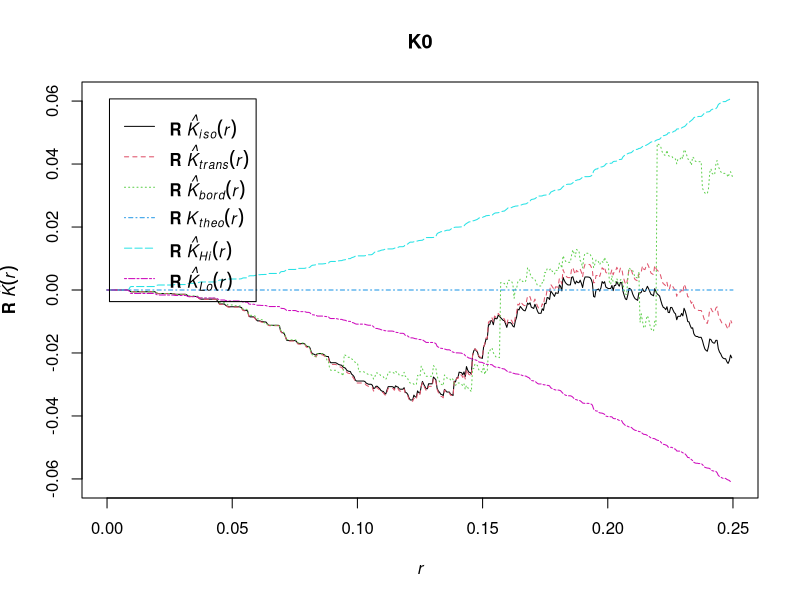
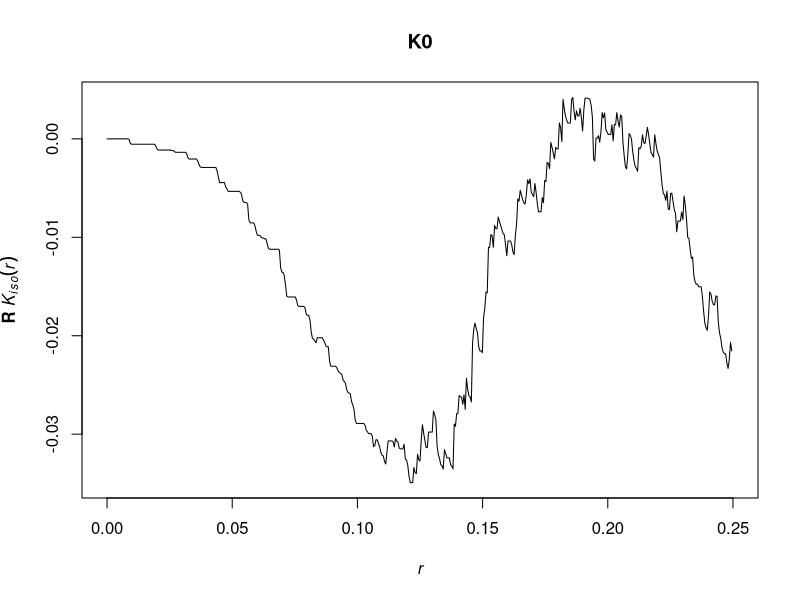

Recreate these plots in R, in order.
library(spatstat)


### Name: Kres
### Title: Residual K Function
### Aliases: Kres
### Keywords: spatial models

### ** Examples

    data(cells)
    fit0 <- ppm(cells, ~1) # uniform Poisson
    ## Don't show: 
    fit0 <- ppm(cells, ~1, nd=16)
## End(Don't show)
    K0 <- Kres(fit0)
    K0
    plot(K0)
# isotropic-correction estimate
    plot(K0, ires ~ r)
# uniform Poisson is clearly not correct

    fit1 <- ppm(cells, ~1, Strauss(0.08))
    ## Don't show: 
fit1 <- ppm(cells, ~1, Strauss(0.08), nd=16)
## End(Don't show)
    K1 <- Kres(fit1)

    if(interactive()) {
      plot(K1, ires ~ r)
   # fit looks approximately OK; try adjusting interaction distance
      plot(Kres(cells, interaction=Strauss(0.12)))
    }

# How to make envelopes
    ## Not run: 
##D     E <- envelope(fit1, Kres, model=fit1, nsim=19)
##D     plot(E)
##D     
## End(Not run)

# For computational efficiency
    Kc <- Kcom(fit1)
    K1 <- Kres(Kc)
